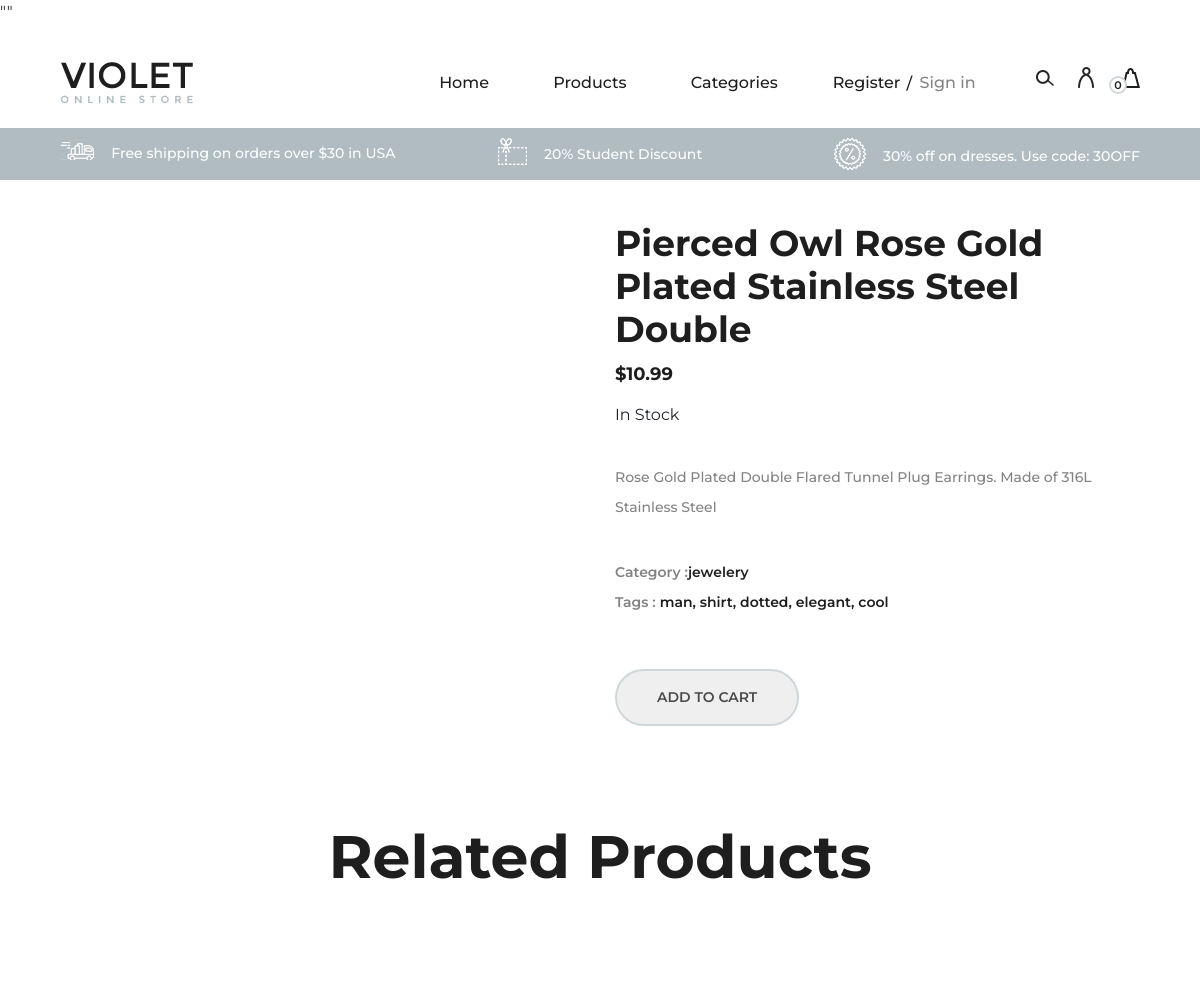
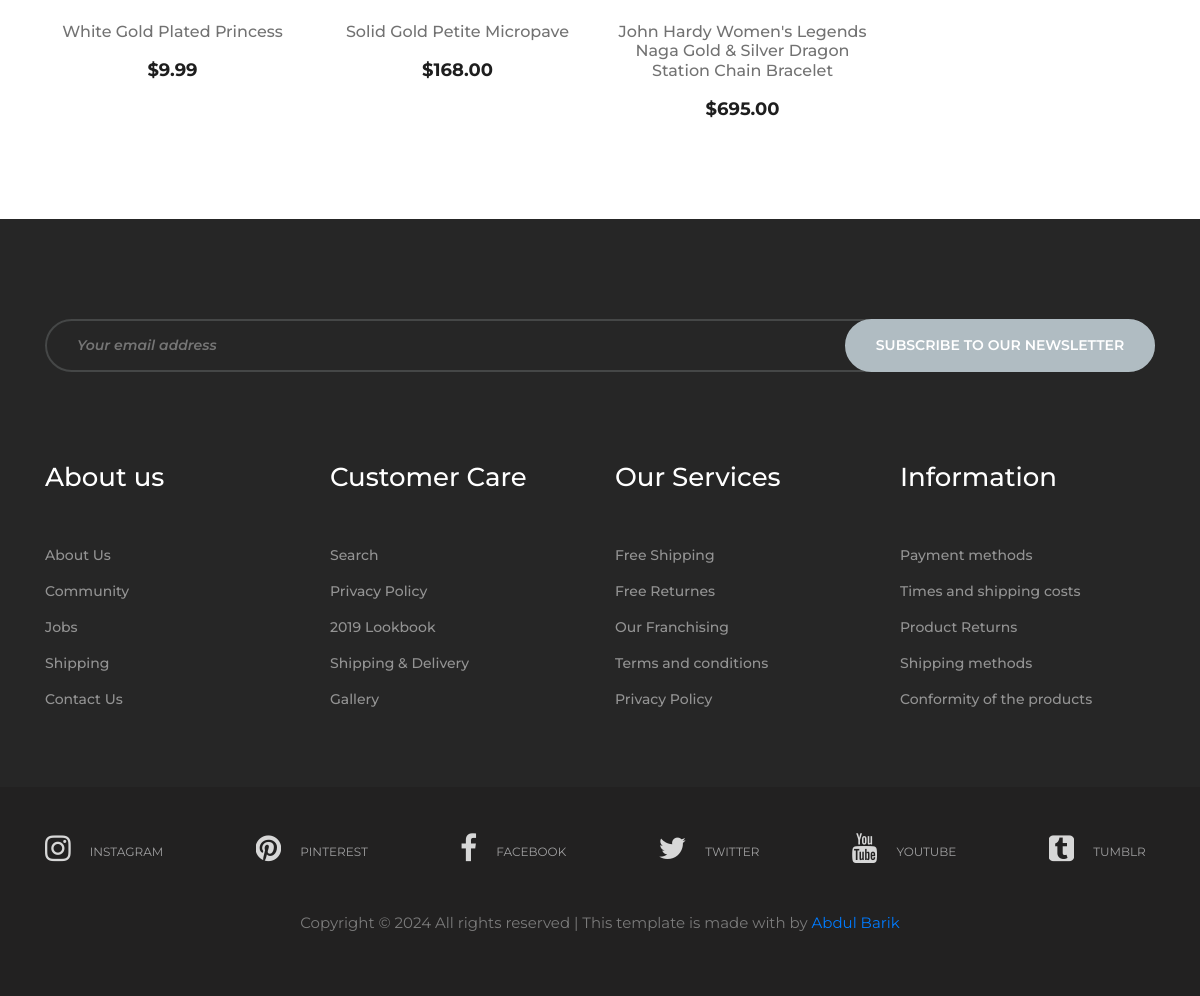
The page /product-details/pierced-owl-rose-gold-plated-stainless-steel-double/ on the database its author committed (2 pictures, top to bottom).
### product/models.py (models this page shows, shortened)
class Product(models.Model):
    category = models.ForeignKey(Category, related_name='products', on_delete=models.CASCADE)
    title = models.CharField(max_length=250, unique=True)
    slug = models.SlugField(unique=True, max_length=250)
    featured = models.BooleanField(default=False)
    price = models.DecimalField(max_digits=8, decimal_places=2)
    thumbnail = models.URLField()
    description = models.TextField(null=True, blank=True, default='N/A')
    instock = models.BooleanField(default=True)
    created_date = models.DateTimeField(auto_now_add=True)
    updated_date = models.DateTimeField(auto_now=True)
    class Meta:
        ordering = ['-id']
    @property
    def related(self):
        return self.category.products.all().exclude(pk=self.pk)

class Category(models.Model):
    title = models.CharField(max_length=250, unique=True)
    slug = models.SlugField(unique=True, max_length=250)
    featured = models.BooleanField(default=False)
    created_date = models.DateTimeField(auto_now_add=True)
    class Meta:
        ordering = ['title']

### product/views.py (the view)
# urls.py: path('product-details/<str:slug>/', ProductDetails.as_view(), name='product-details'),
class ProductDetails(generic.DetailView):
    model = Product
    template_name = 'product/product-details.html'
    slug_url_kwargs = 'slug'
    def get_context_data(self, **kwargs):
        context = super().get_context_data(**kwargs)
        context["related_products"] =self.get_object().related
        return context

### cart/carts.py (called while the page is built)
    def __len__(self):
        return len(list(self.cart.keys()))

### cart/context_processors.py (called while the page is built)
def cart(request):
    cart = Card(request)
    if len(list(cart.cart.keys())) < 1:
        try:
            del cart.session[cart.coupon_id]
        except:
            ...
    return {"cart": Card(request)}

### product/context_processors.py (called while the page is built)
def categories(request):
    return {"categories": Category.objects.all()}

### templates/product/product-details.html (shortened to what this page needs)
{% extends "../base.html" %} {% block title %}Product Detail{% endblock title %}
{% block content %} {% load static %}
<section class="product-page">
  <div class="container">
    <div class="row">
      <div class="col-lg-6">
        <div class="product-slider owl-carousel">
        </div>
      </div>
      <div class="col-lg-6">
        <div class="product-content">
          <h2>{{product.title}}</h2>
          <div class="pc-meta">
            <h5>${{product.price}}</h5>
            <div class="rating">
              {% if product.instock %}
              <div class="p-status">
                   In Stock
              </div>
              {% else %}
              <div class="p-status">
                Out of Stock
           </div>
              {% endif %}
            </div>
          </div>
          <p>{{product.description}}
          </p>
          <ul class="tags">
            <li><span>Category :</span>{{product.category.title}}</li>
            <li><span>Tags :</span> man, shirt, dotted, elegant, cool</li>
          </ul>
          {% if product.instock %}
          <form action="{% url 'add-to-cart' product.id %}" method="POST">
            <button style="cursor: pointer" type="submit" class="primary-btn pc-btn">Add to cart</button>
          </form>
          {% endif %}
        </div>
      </div>
    </div>
  </div>
</section>
<section class="related-product spad">
  <div class="container">
    <div class="row">
      <div class="col-lg-12 text-center">
        <div class="section-title">
          <h2>Related Products</h2>
        </div>
      </div>
    </div>
    <div class="row">
      {% for related_product in related_products %}
      <div class="col-lg-3 col-sm-6">
        <div class="single-product-item">
          <figure>
            <a href="{% url 'product-details' related_product.slug %}"
              ><img style="height:350px" src="{{related_product.thumbnail}}" alt=""
            /></a>
          </figure>
          <div class="product-text">
            <a href="{% url 'product-details' related_product.slug %}"
            ><h6>{{related_product.title}}</h6></a>
            <p>${{related_product.price}}</p>
          </div>
        </div>
      </div>
      {% endfor %}
    </div>
  </div>
</section>
{% include "footer.html" %} {% endblock content %}

### static/css/style.css (style rules this page uses)
html, body { height: 100%; font-family: "Montserrat", sans-serif; -webkit-font-smoothing: antialiased; font-smoothing: antialiased; background: none; }
h1, h2, h3, h4, h5, h6 { margin: 0; color: #111111; font-weight: 500; font-family: "Montserrat", sans-serif; }
h2 { font-size: 36px; }
h5 { font-size: 18px; }
h6 { font-size: 16px; }
p { font-size: 15px; color: #7b7b7b; font-weight: 400; line-height: 1.6; font-family: "Montserrat", sans-serif; margin: 0 0 15px 0; }
ul, ol { padding: 0; margin: 0; }
.section-title h2 { color: #1e1e1e; font-size: 60px; font-weight: 700; }
.spad { padding-top: 100px; padding-bottom: 100px; }
.primary-btn { color: #fff; display: inline-block; font-size: 14px; font-weight: 600; padding: 16px 40px; border: 2px solid #fff; border-radius: 50px; text-transform: uppercase; }
.single-product-item { margin-bottom: 30px; }
.single-product-item figure { margin-bottom: 40px; position: relative; overflow: hidden; }
.single-product-item .product-text { text-align: center; }
.single-product-item .product-text h6 { color: #727272; margin-bottom: 15px; }
.single-product-item .product-text p { color: #1e1e1e; font-size: 18px; font-weight: 700; margin-bottom: 0; }
.product-content { padding-top: 42px; }
.product-content h2 { color: #1e1e1e; font-weight: 700; margin-bottom: 12px; }
.product-content .pc-meta { margin-bottom: 35px; }
.product-content .pc-meta h5 { color: #1e1e1e; font-weight: 700; margin-bottom: 18px; }
.product-content p { color: #838383; font-size: 14px; font-weight: 500; line-height: 30px; margin-bottom: 35px; }
.product-content .tags { margin-bottom: 52px; }
.product-content .tags li { color: #1e1e1e; font-size: 14px; font-weight: 600; line-height: 30px; list-style: none; }
.product-content .tags li span { color: #838383; }
.product-content .pc-btn { border-color: #D0D7DB; color: #4a4a4a; }
.related-product { padding-top: 95px; padding-bottom: 65px; }
.related-product .section-title { margin-bottom: 60px; }

### rows shown on the page
Product: title "Pierced Owl Rose Gold Plated Stainless Steel Double", price "10.99", description "Rose Gold Plated Double Flared Tunnel Plug Earrings. Made of 316L Stainless Steel", category "jewelery"
Product: title "White Gold Plated Princess", price "9.99"
Product: title "Solid Gold Petite Micropave", price "168.00"
Product: title "John Hardy Women's Legends Naga Gold & Silver Dragon Station Chain Bracelet", price "695.00"

### other values the page prints
{{ cart|length }} "0"
